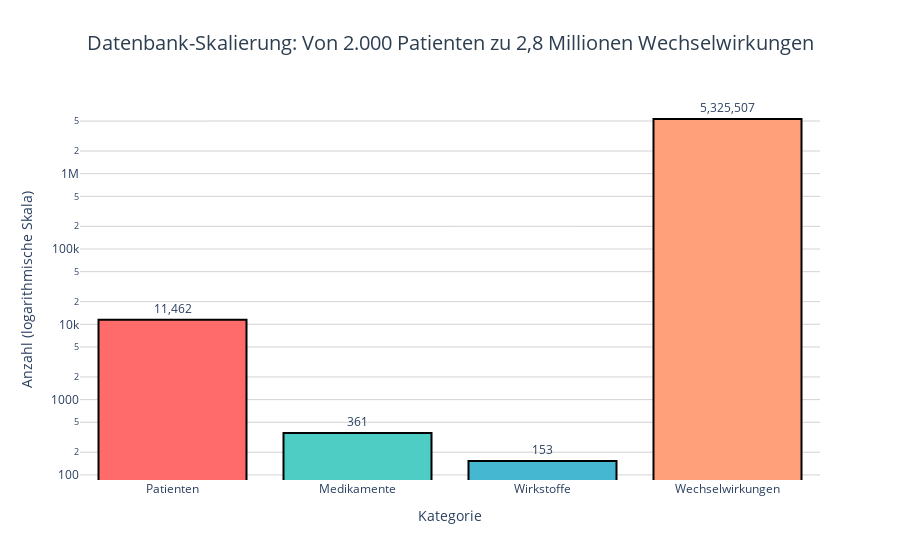

This figure's notebook cell:
### Code cell
# Visualisierung: Datenbank-Größe im Vergleich
fig = go.Figure()

# Balkendiagramm mit logarithmischer Skala (weil Werte sehr unterschiedlich groß sind)
categories = ['Patienten', 'Medikamente', 'Wirkstoffe', 'Wechselwirkungen']
values = [
    stats['total_patients'][0],
    stats['total_medications'][0],
    stats['unique_drugs'][0],
    stats['total_interactions'][0]
]
colors = ['#FF6B6B', '#4ECDC4', '#45B7D1', '#FFA07A']

fig.add_trace(go.Bar(
    x=categories,
    y=values,
    text=[f"{v:,}" for v in values],
    textposition='outside',
    marker=dict(color=colors, line=dict(color='black', width=2)),
    hovertemplate='<b>%{x}</b><br>Anzahl: %{y:,}<extra></extra>'
))

fig.update_layout(
    title=dict(
        text="Datenbank-Skalierung: Von 2.000 Patienten zu 2,8 Millionen Wechselwirkungen",
        font=dict(size=20, color='#2C3E50'),
        x=0.5,
        xanchor='center'
    ),
    yaxis=dict(
        type='log',
        title="Anzahl (logarithmische Skala)",
        gridcolor='lightgray'
    ),
    xaxis=dict(title="Kategorie"),
    height=500,
    showlegend=False,
    plot_bgcolor='white',
    paper_bgcolor='white'
)

fig.show()

print("\nHinweis zur Visualisierung:")
print("  - Logarithmische Skala verwendet, da Werte um Faktor 1000+ unterschiedlich sind")
print("  - Jeder Schritt auf der Y-Achse bedeutet Verzehnfachung der Anzahl")

### Figure 1 — Plotly figure (JSON) as saved in the notebook; plotly's stock layout.template omitted (floating-point values rounded to 4 significant figures)
{"data": [{"hovertemplate": "<b>%{x}</b><br>Anzahl: %{y:,}<extra></extra>", "marker": {"color": ["#FF6B6B", "#4ECDC4", "#45B7D1", "#FFA07A"], "line": {"color": "black", "width": 2}}, "text": ["11,462", "361", "153", "5,325,507"], "textposition": "outside", "type": "bar", "x": ["Patienten", "Medikamente", "Wirkstoffe", "Wechselwirkungen"], "y": [11462, 361, 153, 5325507]}], "layout": {"autosize": true, "paper_bgcolor": "white", "plot_bgcolor": "white", "showlegend": false, "title": {"font": {"color": "#2C3E50", "size": 20}, "text": "Datenbank-Skalierung: Von 2.000 Patienten zu 2,8 Millionen Wechselwirkungen", "x": 0.5, "xanchor": "center"}, "xaxis": {"autorange": true, "range": [-0.5, 3.5], "title": {"text": "Kategorie"}, "type": "category"}, "yaxis": {"autorange": true, "gridcolor": "lightgray", "range": [1.932, 6.979], "title": {"text": "Anzahl (logarithmische Skala)"}, "type": "log"}}}
